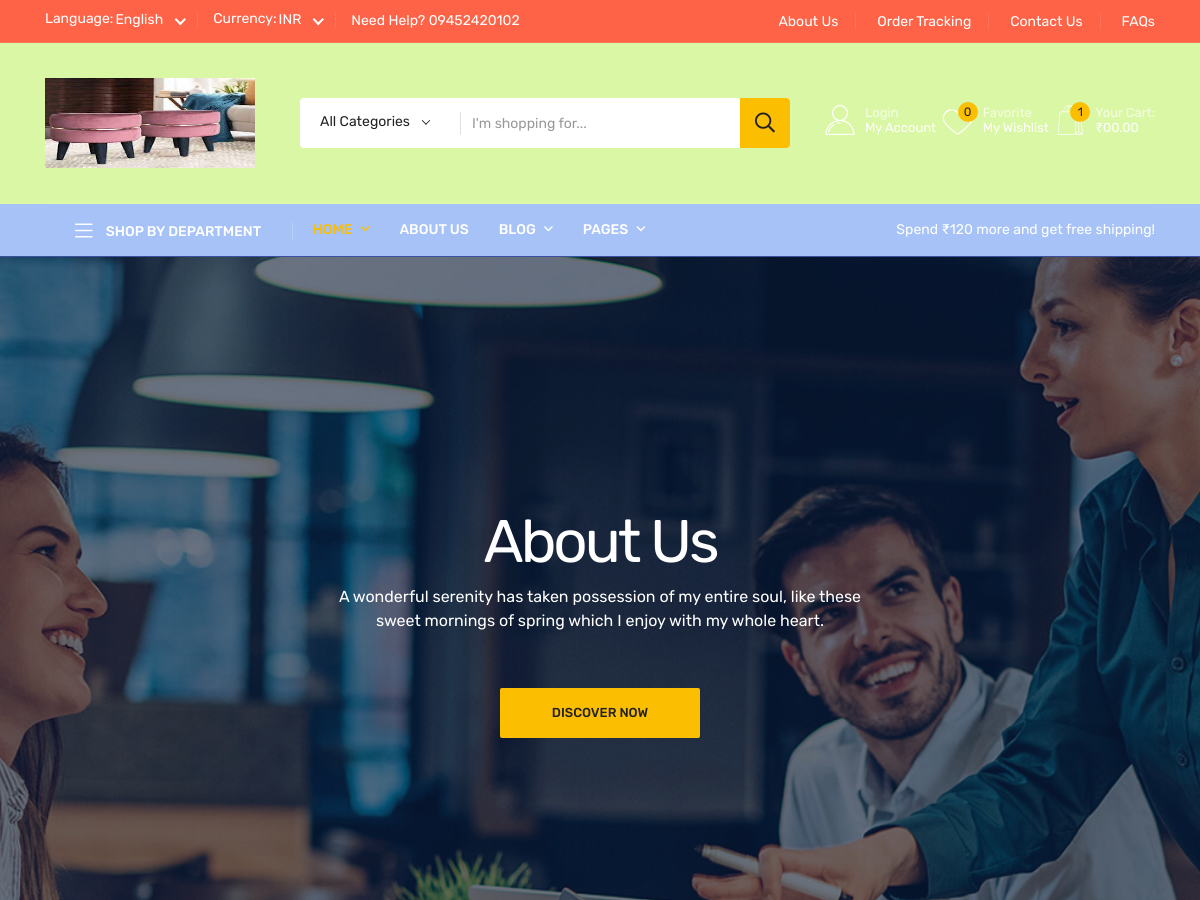
Page /about/ (upper part) on the earlier database version.
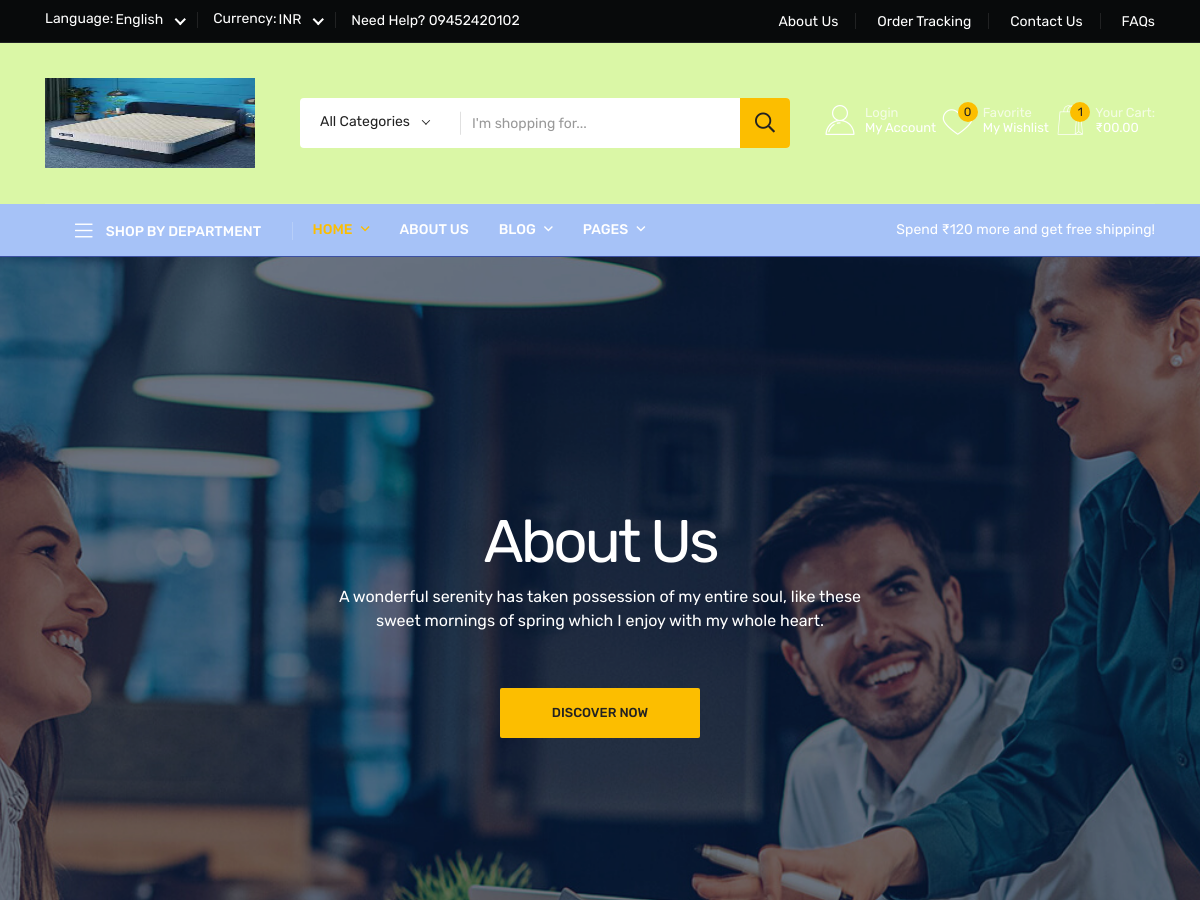
Same page on the later database version.
### home/models.py (models this page shows, shortened)
class Setting(models.Model):
    STATUS = (
        ('True', 'True'),
        ('False', 'False'),
    )
    title = models.CharField(max_length=150)
    nav_color_1 = models.CharField(blank=True,max_length=150)
    nav_color_2 = models.CharField(blank=True,max_length=150)
    nav_color_3 = models.CharField(blank=True,max_length=150)
    footer_color_1 = models.CharField(blank=True,max_length=150)
    footer_color_2 = models.CharField(blank=True,max_length=150)
    logo = models.ImageField(upload_to='logo/')
    image_1 = models.ImageField(upload_to='logo/')
    image_2 = models.ImageField(upload_to='logo/')
    image_3 = models.ImageField(upload_to='logo/')
    image_about = models.ImageField(upload_to='logo/')
    image_product = models.ImageField(upload_to='logo/')
    image_contact = models.ImageField(upload_to='logo/')
    image_blog = models.ImageField(upload_to='logo/')
    keywords = models.CharField(max_length=255)
    description = models.CharField(max_length=255)
    company = models.CharField(max_length=50)
    address = models.CharField(blank=True,max_length=100)
    phone = models.CharField(blank=True,max_length=15)
    whatsapp = models.CharField(blank=True,max_length=15)
    email = models.CharField(blank=True,max_length=50)
    smtpserver = models.CharField(blank=True,max_length=50)
    smtpemail = models.CharField(blank=True,max_length=50)
    smtppassword = models.CharField(blank=True,max_length=10)
    smtpport = models.CharField(blank=True,max_length=5)
    icon = models.ImageField(upload_to='images/')
    facebook = models.CharField(blank=True,max_length=50)
    instagram = models.CharField(blank=True,max_length=50)
    twitter = models.CharField(blank=True,max_length=50)
    youtube = models.CharField(blank=True, max_length=50)
    pinterest = models.CharField(blank=True, max_length=50)
    aboutus = RichTextUploadingField(blank=True)
    contact = RichTextUploadingField(blank=True)
    google_map = models.CharField(max_length=1500,blank=True,)
    references = RichTextUploadingField(blank=True)
    status=models.CharField(max_length=10,choices=STATUS)
    create_at=models.DateTimeField(auto_now_add=True)
    update_at=models.DateTimeField(auto_now=True)

### home/views.py (the view)
# urls.py: path('about/', views.ABOUT, name='about'),
def ABOUT(request):
    setting = Setting.objects.all().order_by('-id')[:1]
    context={
        'setting':setting,
    }
    return render(request,'main/ABOUT.html',context)

### home/templates/main/about.html (shortened to what this page needs)
{% extends "base.html" %}
{% load static %}
{% block body %}
<main>
    <div class="page-banner-area page-banner-height" data-background="{% static '' %}assets/img/banner/page-banner-1.jpg">
        <div class="container">
            <div class="row">
                <div class="col-xl-12">
                    <div class="page-banner-content text-center">
                        <h3>About Us</h3>
                        <p>A wonderful serenity has taken possession of my entire soul, like these <br> sweet mornings of spring which I enjoy with my whole heart.</p>
                        <div class="page-bottom-btn mt-55">
                            <a href="shop.html" class="st-btn-4">Discover now</a>
                        </div>
                    </div>
                </div>
            </div>
        </div>
    </div>
</main>
{% endblock body %}

### home/templates/includes/header.html (shortened to what the changed rows need)
  {% load static %}
    {% for i in setting %}
    <header class="header d-blue-bg">
        <div class="header-top" style="background-color:{{i.nav_color_1}};">
            <div class="container">
                <div class="header-inner">
                    <div class="row align-items-center">
                        <div class="col-xl-6 col-lg-7">
                            <div class="header-inner-start">
                                <div class="header__currency border-right">
                                    <div class="s-name">
                                        <span>Language: </span>
                                    </div>
                                </div>
                                <div class="header__lang border-right">
                                    <div class="s-name">
                                        <span>Currency: </span>
                                    </div>
                                </div>
                                <div class="support d-none d-sm-block">
                                    <p>Need Help? <a href="tel:+91{{i.phone}}">{{i.phone}}</a></p>
                                </div>
                            </div>
                        </div>
                        <div class="col-xl-6 col-lg-5 d-none d-lg-block">
                            <div class="header-inner-end text-md-end">
                                <div class="ovic-menu-wrapper">
                                    <ul>
                                        <li><a href="{% url "about" %}">About Us</a></li>
                                        <li><a href="{% url "index" %}">Order Tracking</a></li>
                                        <li><a href="{% url "contact" %}">Contact Us</a></li>
                                        <li><a href="{% url "faqs" %}">FAQs</a></li>
                                    </ul>
                                </div>
                            </div>
                        </div>
                    </div>
                </div>
            </div>
        </div>
        <div class="header-mid" style="background-color:{{i.nav_color_2}};">
            <div class="container">
                <div class="heade-mid-inner">
                    <div class="row align-items-center">
                        <div class="col-xl-3 col-lg-3 col-md-4 col-sm-4">
                            <div class="header__info">
                                <div class="logo">
                                    <a href="{% url "index" %}" class="logo-image"><img src="{{i.logo.url}}" style="height: 100px; width: 210px;" alt="logo"></a>
                                </div>
                            </div>
                        </div>
                        <div class="col-xl-5 col-lg-4 d-none d-lg-block">
                            <div class="header__search">
                                <form action="#">
                                    <div class="header__search-box">
                                        <input class="search-input" type="text" placeholder="I'm shopping for...">
                                        <button class="button" type="submit"><i class="far fa-search"></i></button>
                                    </div>
                                    <div class="header__search-cat">
                                    </div>
                                </form>
                            </div>
                        </div>
                        <div class="col-xl-4 col-lg-5 col-md-8 col-sm-8">
                            <div class="header-action">
                                <div class="block-userlink">
                                    <a class="icon-link" href="my-account.html">
                                    <i class="flaticon-user"></i>
                                    <span class="text">
                                    <span class="sub">Login </span>
                                    My Account </span>
                                    </a>
                                </div>
                                <div class="block-wishlist action">
                                    <a class="icon-link" href="wishlist.html">
                                    <i class="flaticon-heart"></i>
                                    <span class="count">0</span>
                                    <span class="text">
                                    <span class="sub">Favorite</span>
                                    My Wishlist </span>
                                    </a>
                                </div>
                                <div class="block-cart action">
                                    <a class="icon-link" href="cart.html">
                                    <i class="flaticon-shopping-bag"></i>
                                    <span class="count">1</span>
                                    <span class="text">
                                    <span class="sub">Your Cart:</span>
                                    ₹00.00 </span>
                                    </a>
                                </div>
                            </div>
                        </div>
                    </div>
                </div>
            </div>
        </div>
        <div class="header__bottom" style="background-color:{{i.nav_color_3}};">
            <div class="container">
                <div class="row g-0 align-items-center">
                    <div class="col-lg-3">
                        <div class="cat__menu-wrapper side-border d-none d-lg-block">
                            <div class="cat-toggle">
                                <button type="button" class="cat-toggle-btn cat-toggle-btn-1"><i class="fal fa-bars"></i> Shop by department</button>
                            </div>
                        </div>
                    </div>
                    <div class="col-lg-6 col-md-6 col-3">
                      <div class="header__bottom-left d-flex d-xl-block align-items-center">
                        <div class="main-menu d-none d-lg-block">
                            <nav>
                                <ul>
                                    <li>
                                        <a href="{% url "index" %}" class="active">Home <i class="far fa-angle-down"></i></a>
                                    </li>
                                    <li><a href="{% url "about" %}">About Us</a></li>
                                    <li><a href="{% url "blogs" %}">Blog <i class="far fa-angle-down"></i></a>
                                    </li>
                                    <li>
                                        <a href="about.html">Pages <i class="far fa-angle-down"></i></a>
                                    </li>
                                </ul>
                            </nav>
                        </div>
                      </div>
                    </div>
                    <div class="col-lg-3 col-md-6 col-9">
                        <div class="shopeing-text text-sm-end">
                            <p>Spend ₹120 more and get free shipping!</p>
                        </div>
                    </div>
                </div>
            </div>
        </div>
    </header>
    {% endfor %}

Differences in the rows shown:
changed Setting: nav_color_1 "Tomato" → "#080A0B" (drawn); logo: a different picture
